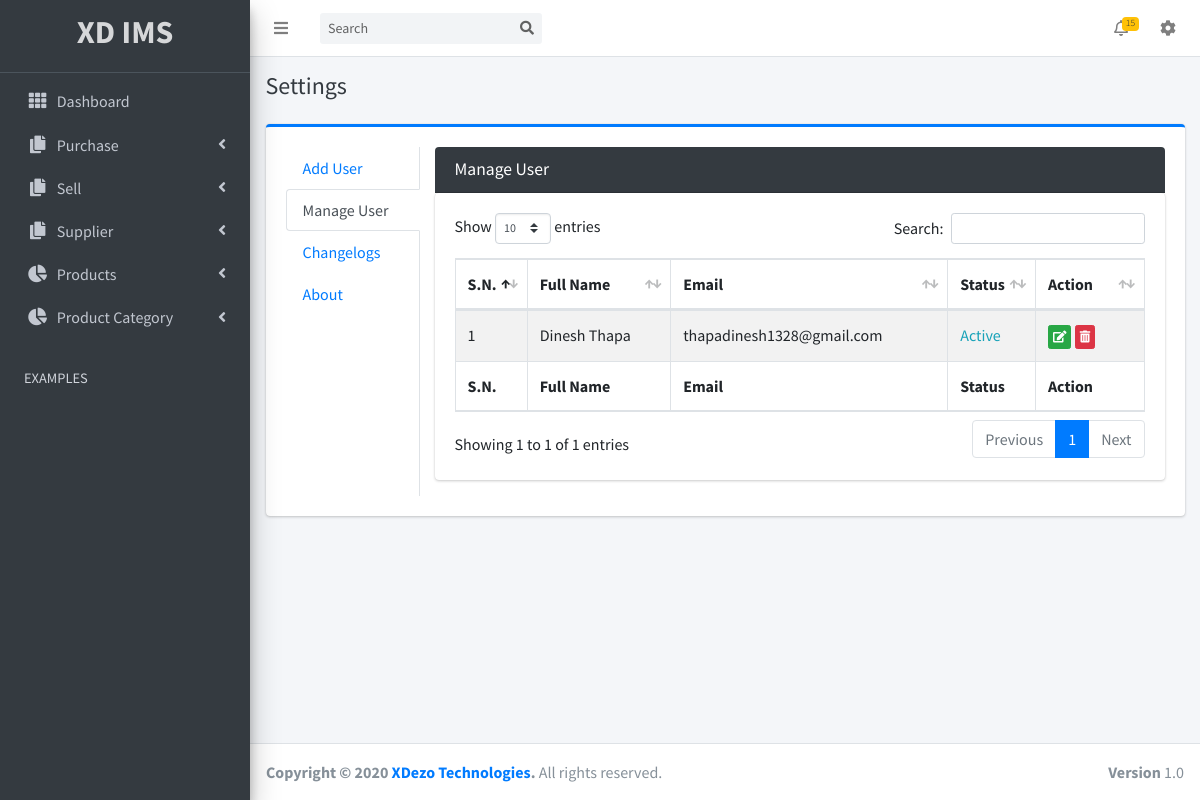
Page /manageuser.php on the committed database.
### tables this page shows
CREATE TABLE IF NOT EXISTS `users` (
  `id` int(11) NOT NULL AUTO_INCREMENT,
  `name` varchar(100) NOT NULL,
  `email` varchar(100) NOT NULL,
  `username` varchar(100) NOT NULL,
  `password` varchar(50) NOT NULL,
  `role` varchar(15) NOT NULL,
  `status` int(11) NOT NULL DEFAULT '1',
  `created_at` timestamp NOT NULL DEFAULT CURRENT_TIMESTAMP,
  `updated_at` timestamp NOT NULL DEFAULT CURRENT_TIMESTAMP,
  `deleted_at` timestamp NULL DEFAULT NULL,
  PRIMARY KEY (`id`)
);

### manageuser.php (the view)
<?php require('inc/toppart.php'); ?>
<body class="hold-transition sidebar-mini layout-fixed">
<div class="wrapper">
<?php require('inc/navbar.php'); ?>
<?php require('inc/sidebar.php'); ?>
  <div class="content-wrapper">
    <div class="content-header">
      <div class="container-fluid">
        <div class="row mb-2">
          <div class="col-sm-6">
          <h4 class="m-0 text-dark">Settings</h4>
          </div>
          <div class="col-sm-6">
          </div>
        </div>
      </div>
    </div>
    <section class="content">
      <div class="container-fluid">
      <div class="card card-primary card-outline">
          <div class="card-body">
            <div class="row">
              <div class="col-sm-12 col-md-2">
                <div class="nav flex-column nav-tabs h-100" id="vert-tabs-tab" role="tablist" aria-orientation="vertical">
                  <a class="nav-link" href="adduser.php">Add User</a>
                  <a class="nav-link active"  href="manageuser.php">Manage User</a>
                  <a class="nav-link"  href="changelogs.php">Changelogs</a>
                  <a class="nav-link" href="about.php">About</a>
                </div>
              </div>
              <div class="col-sm-12 col-md-10">
                <div class="tab-content" id="vert-tabs-tabContent">
                  <div class="tab-pane text-left fade show active">
                  <div class="card-header bg-dark">
                        <h3 class="card-title">Manage User</h3>
                  </div>
                  <div class="card">
                    <div class="card-body">
                        <table id="example1" class="table table-bordered table-striped">
                        <thead>
                        <tr>
                            <th style="width: 10px;">S.N.</th>
                            <th>Full Name</th>
                            <th>Email</th>
                            <th style="width: 10px;">Status</th>
                            <th>Action</th>
                        </tr>
                        </thead>
                        <tbody>
                    <?php
                    $query = "SELECT * FROM users WHERE deleted_at IS NULL";
                    $result = mysqli_query($conn,$query);
                    $sn = 0;
                    while($data=mysqli_fetch_array($result))
                    {
                      $sn++;
                    ?>
                        <tr>
                            <td><?php echo $sn; ?></td>
                            <td><?php echo $data['name']; ?></td>
                            <td><?php echo $data['email']; ?></td>
                            <td><?php if($data['status']==1) { echo '<span class="text-info">Active</span>'; } else { echo '<span class="text-dark">Inactive</span>'; }?></td>
                            <td>
                               <a href="edituser.php?id=<?php echo $data['id']; ?>" class="btn btn-success btn-xs"><i class="fas fa-edit"></i></a>
                               <a href="process/deleteuser.php?id=<?php echo $data['id']; ?>" class="btn btn-danger btn-xs"><i class="fas fa-trash-alt"></i></a>
                            </td>
                        </tr>
                    <?php
                    }
                    ?>
                        </tbody>
                        <tfoot>
                        <tr>
                            <th>S.N.</th>
                            <th>Full Name</th>
                            <th>Email</th>
                            <th>Status</th>
                            <th>Action</th>
                        </tr>
                        </tfoot>
                        </table>
                    </div>
                  </div>
                  </div>
                </div>
              </div>
            </div>
          </div>
        </div>
      </div>
    </section>
  </div>
<?php require('inc/footer.php'); ?>

### rows in the picture
users: name "Dinesh Thapa", email "thapadinesh1328@gmail.com", status "Active"
